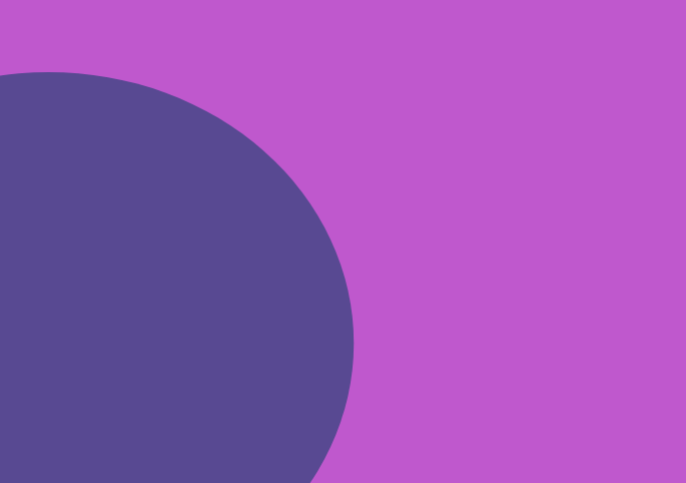
Frame 1 (no input)
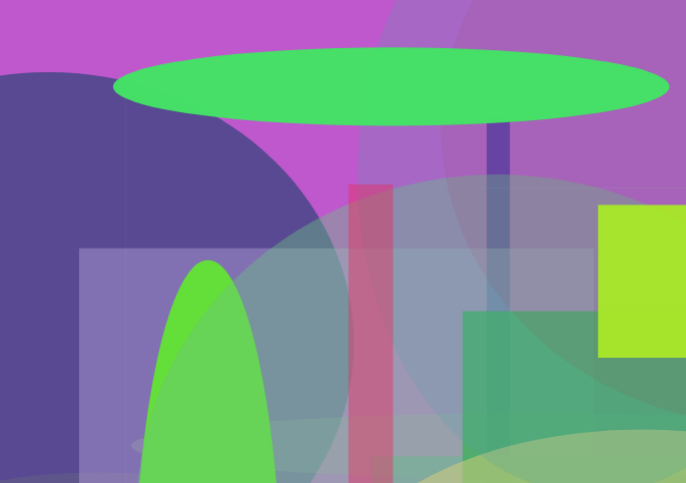
Frame 60 (no input)
Frame 120 (the mouse pressed at the canvas centre since frame 60): identical to frame 60, image omitted

The p5.js sketch that drew these frames (run headless with seeded random() and noise() and a simulated clock; from frame 60 on, the mouse is pressed at the canvas centre):

// p5.js sketch
// ── sketch.js
let maxElements;
function Color() {
	return random(0, 255);
}

function Size() {
	return random(0, 800);
}
function setup() {
	createCanvas(random(400, 800), random(400, 800));
	background(Color(),Color(), Color());
	maxElements = random(20,50);
}

function draw() {
	let selector1 = floor(random(1,2));
	if(selector1 == 1){
		noStroke();
	}else{
		stroke(Color(),Color(), Color(), Color());
	}
	if(frameCount <= maxElements){
		fill(Color(),Color(), Color(), Color());
		let selector = floor(random(1,3));
		console.log(selector);
		if(selector == 1){
			rect(Size(), Size(), Size(), Size());
		}else if(selector == 2){
			ellipse(Size(), Size(), Size(), Size());
		}else if(selector == 3){
			line(Size(), Size(), Size(), Size());
		}
	}
}
